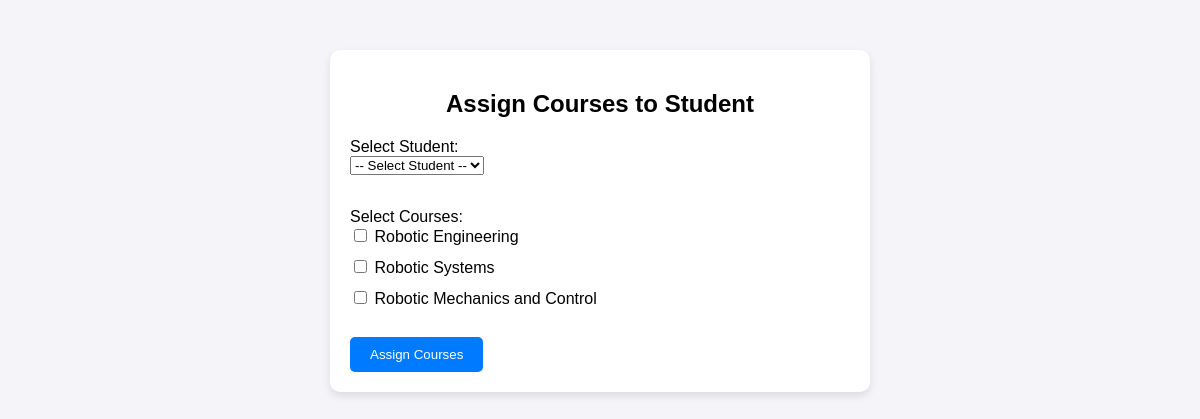
Before: /php/test.php (signed in) with the older database file.
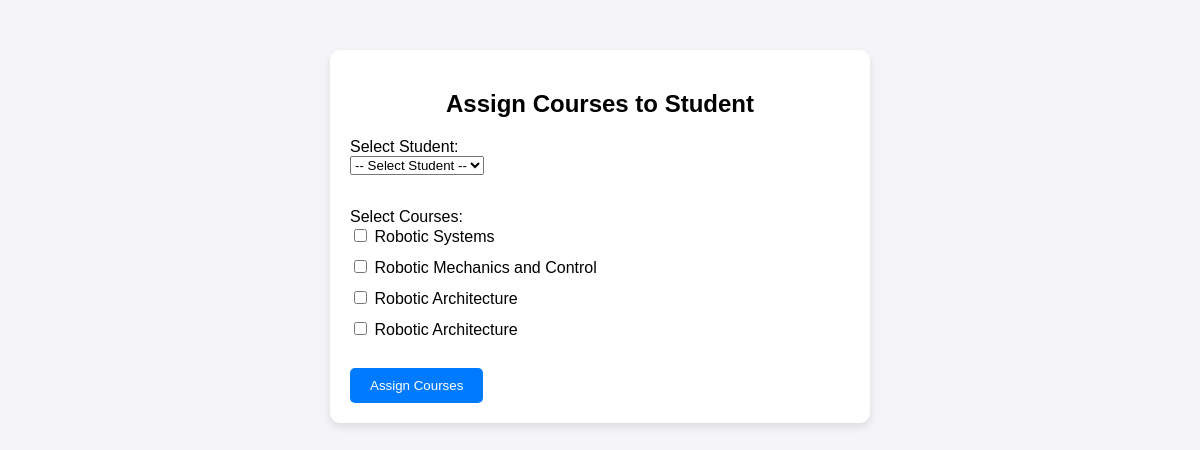
After: the same page with the newer database file.
### tables this page shows
CREATE TABLE `course` (
  `ID` int(11) NOT NULL,
  `NAME` varchar(50) DEFAULT NULL,
  `DEPARTMENT_NAME` varchar(50) DEFAULT NULL,
  `START_DATE` date DEFAULT NULL,
  `END_DATE` date DEFAULT NULL,
  `CODE` varchar(50) DEFAULT NULL,
  `status` enum('not-started','start','in-progress','ended') DEFAULT 'not-started'
);

### php/test.php (the view, shortened to what this page needs)
<?php
$conn = db_connect();
$courses_result = $conn->query("SELECT id, name FROM course");
?>
<!DOCTYPE html>
<html lang="en">
<head>
</head>
<body>
    <div class="container">
        <h2>Assign Courses to Student</h2>
        <form method="POST" action="">
            <label for="student_id">Select Student:</label><br>
            <select name="student_id" id="student_id" required>
                <option value="">-- Select Student --</option>
            </select>
            <br><br>
            <label>Select Courses:</label><br>
            <?php while ($course = $courses_result->fetch_assoc()): ?>
                <input type="checkbox" name="course_ids[]" value="<?php echo $course['id']; ?>">
                <?php echo $course['name']; ?><br>
            <?php endwhile; ?>
            <br>
            <input type="submit" name="assign_courses" value="Assign Courses">
        </form>
    </div>
</body>
</html>

Changed rows visible on the page:
removed course: NAME "Robotic Engineering"
added course: NAME "Robotic Architecture"
added course: NAME "Robotic Architecture"
